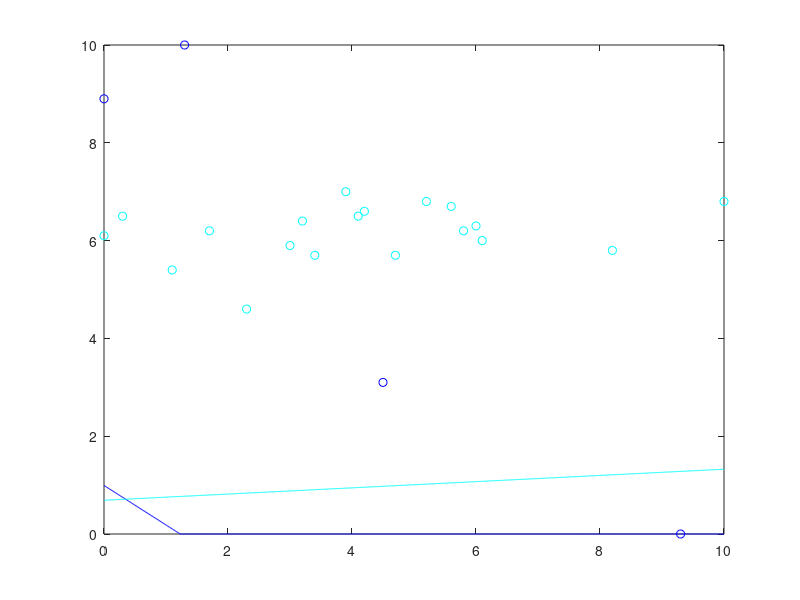

Write MATLAB code to recreate this figure.
x0 = 0.000000:.01:10.000000;
c0 = [4.500000 3.100000 ;
1.300000 10.000000 ;
9.300000 0.000000 ;
0.000000 8.900000 ;
];
y_c0 =  - 0.628446 / 0.777853 * x0  + 0.772322 / 0.777853;
c1 = [3.000000 5.900000 ;
6.100000 6.000000 ;
4.200000 6.600000 ;
3.400000 5.700000 ;
5.200000 6.800000 ;
3.200000 6.400000 ;
1.700000 6.200000 ;
5.600000 6.700000 ;
4.100000 6.500000 ;
2.300000 4.600000 ;
1.100000 5.400000 ;
3.900000 7.000000 ;
8.200000 5.800000 ;
5.800000 6.200000 ;
0.300000 6.500000 ;
10.000000 6.800000 ;
6.000000 6.300000 ;
0.000000 6.100000 ;
4.700000 5.700000 ;
];
y_c1 =  - -0.0633924 / 0.997989 * x0  + 0.68821 / 0.997989;
colors = jet(2);
if (size(c0) >0) plot (c0(:,1), c0(:,2),'o', 'color', colors(1,:)); end
hold on;
if (size(c1) >0) plot (c1(:,1), c1(:,2),'o', 'color', colors(2,:)); end
hold on;
for i = 1 : size(y_c0, 2) 
 if y_c0(i) > 10.000000 
 y_c0(i) = 10.000000; 
 end 
 if y_c0(i) < 0.000000 
 y_c0(i) = 0.000000; 
 end 
 end
for i = 1 : size(y_c1, 2) 
 if y_c1(i) > 10.000000 
 y_c1(i) = 10.000000; 
 end 
 if y_c1(i) < 0.000000 
 y_c1(i) = 0.000000; 
 end 
 end
plot(x0, y_c0, 'color', colors(1,:));
hold on;
plot(x0, y_c1, 'color', colors(2,:));
hold on;
